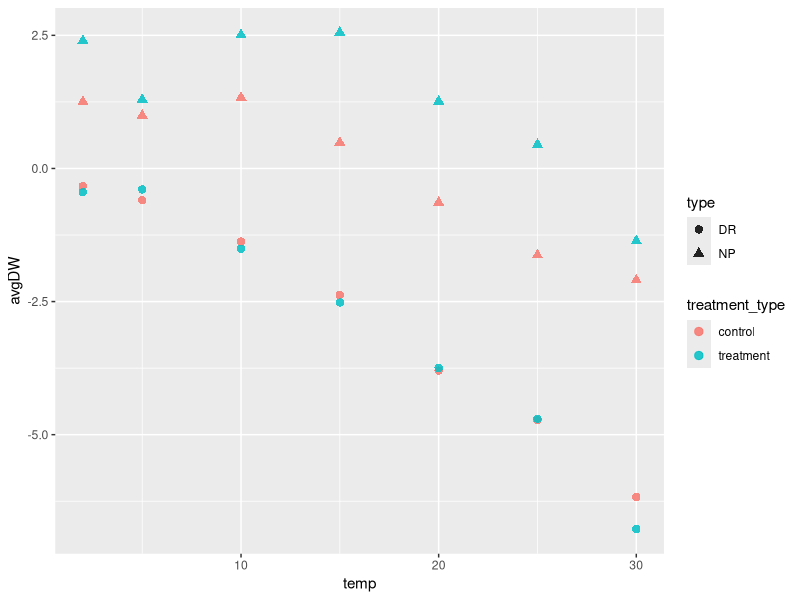
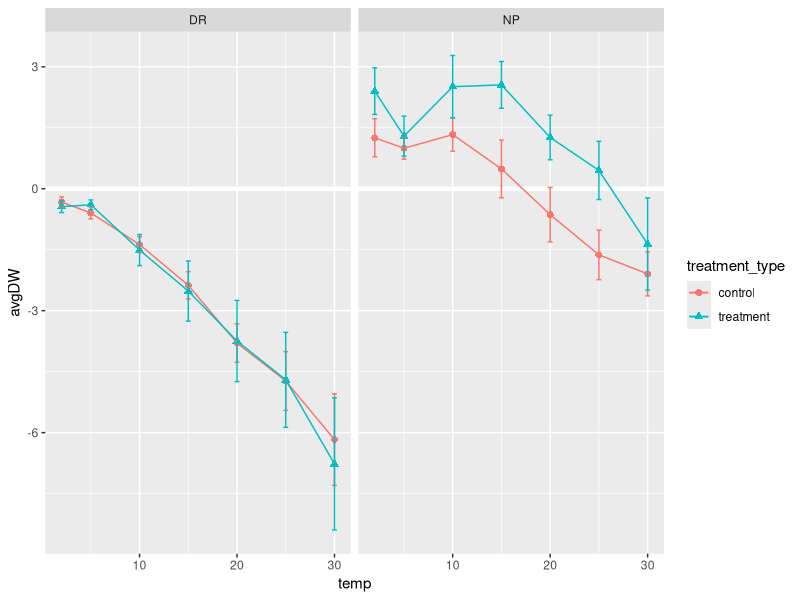
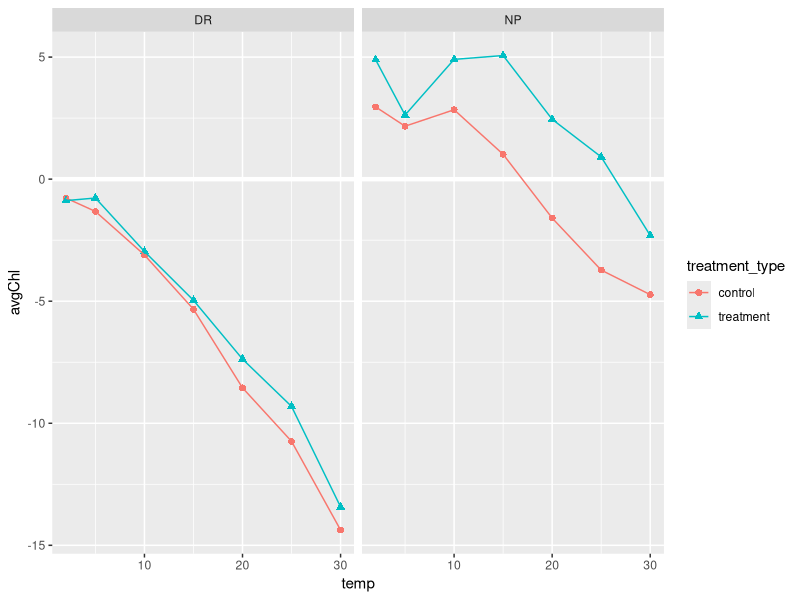
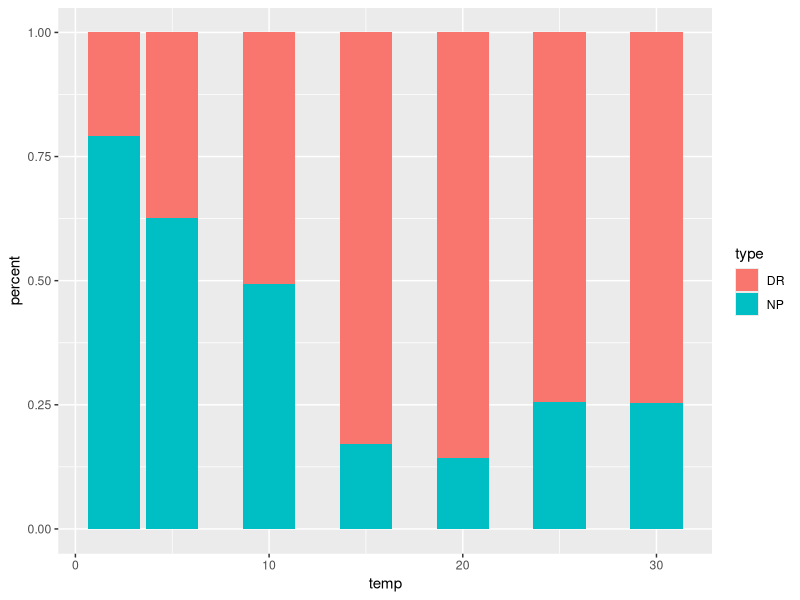
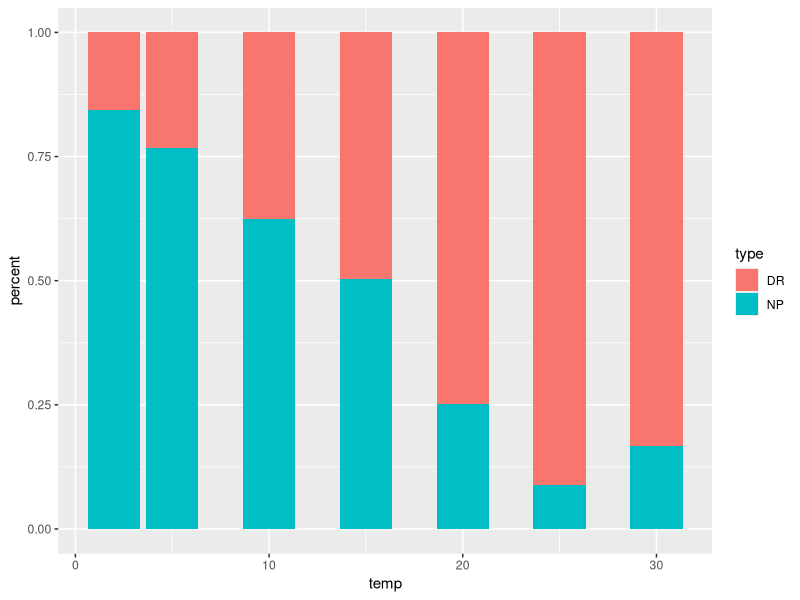
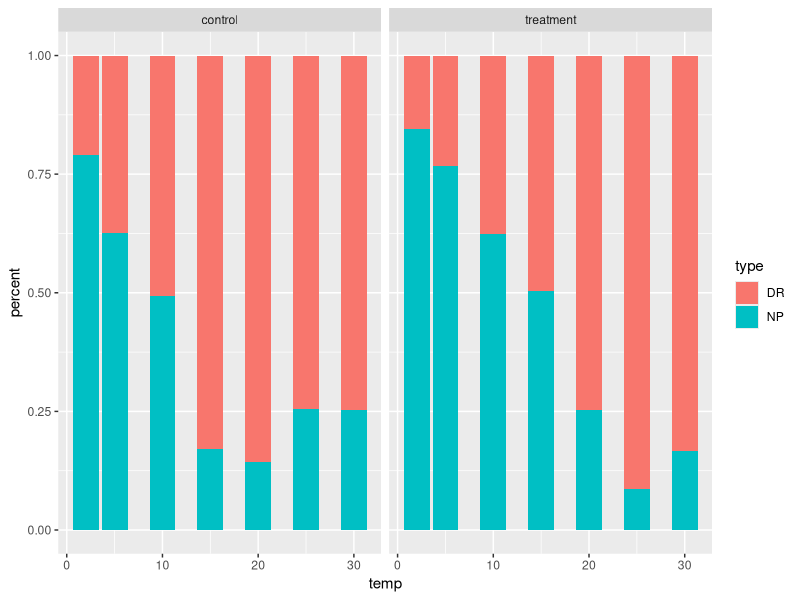
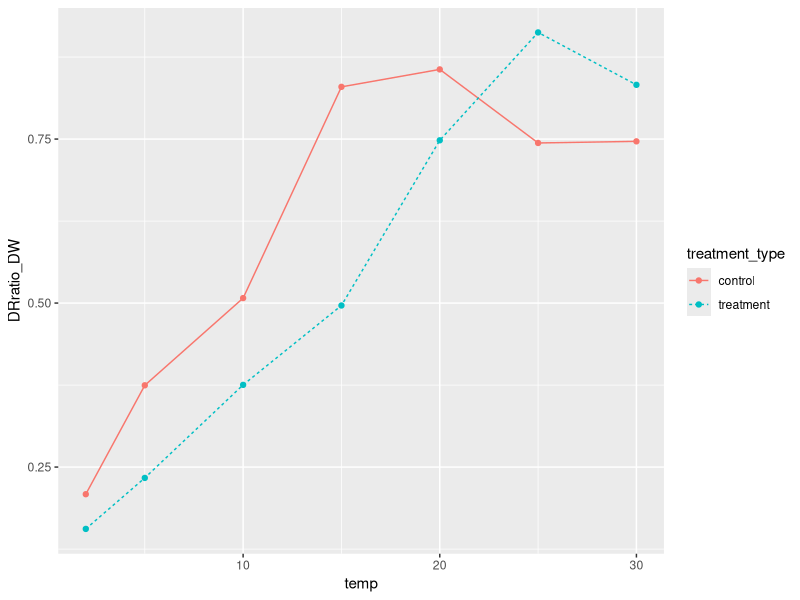
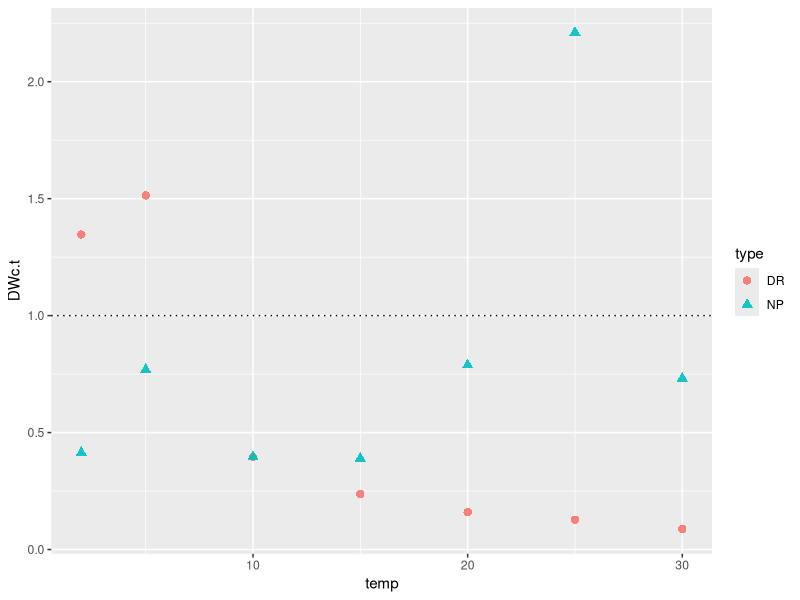

Here is the R script that generated these plots, in order:
# Plots for dissertation 
# Emma Gemal, s1758915@sms.ed.ac.uk
# University of Edinburgh 

## Library ----
library(tidyverse)

## Temperature Response Curves ----
avgdata <- read.csv("Data/np_dr_averages.csv", header = TRUE)
str(avgdata)

avgdata <- avgdata %>% 
              mutate(treatment_type = as.factor(treatment_type),
                     type = as.factor(type))
str(avgdata)

# temperature curve plots
(all_plot <- ggplot(avgdata, aes(x = temp, y = avgDW)) +
                geom_point(aes(color = treatment_type, shape = type), 
                           size = 2.5, alpha = 0.85))

(facet_plot <- ggplot(avgdata, aes(x = temp, y = avgDW)) +
                  geom_hline(yintercept = 0, color = "white", size = 1.5) +  # optional to keep              
                  geom_point(aes(shape = treatment_type, color = treatment_type),
                             size = 2) +
                  geom_line(aes(color = treatment_type)) +
                  facet_wrap(~type, nrow = 1) +
                  geom_errorbar(aes(ymin = avgDW-se_DW, ymax = avgDW+se_DW,
                                    color = treatment_type),
                                width = 0.5))  # USE THIS ONE I THINK! 
# respiration has acclimated to remain exactly the same as the control!! 

# using chlorophyll data instead
(facet_plot_chl <- ggplot(avgdata, aes(x = temp, y = avgChl)) +
                      geom_hline(yintercept = 0, color = "white", size = 1.5) +  # optional to keep              
                      geom_point(aes(shape = treatment_type, color = treatment_type),
                                 size = 2) +
                      geom_line(aes(color = treatment_type)) +
                      facet_wrap(~type, nrow = 1))
# basically the same relationship, which is good! Slightly different values of course 
# use to show that the relationship is the same, and explain that DW is used throughout
  # in order to allow scaling and comparison with other vegetation types 


## Carbon Gain Efficiency ----
cgain <- read.csv("Data/c_gain_efficiency.csv")  

# separating the control and treatment data 
control_dw <- cgain[cgain$treatment_type == "control", ]
treatment_dw <- cgain[cgain$treatment_type == "treatment", ]

# putting dark respiration and net photosynthesis values into a long column 
control_perc_long <- control_dw %>% 
                        gather(type, percent, 5:6) %>% 
                        mutate(type = case_when(type == "DRperc_DW" ~ "DR",
                                                type == "NPperc_DW" ~ "NP"))
control_ratio_long <- control_dw %>% 
                        gather(type, ratio, 3:4) %>% 
                        mutate(type = case_when(type == "DRratio_DW" ~ "DR",
                                                type == "NPratio_DW" ~ "NP"))
control_long_combo <- full_join(control_perc_long, control_ratio_long) %>% 
                        dplyr::select(c("temp", "GP_DW", "treatment_type",
                                        "type", "percent", "ratio"))
                      
treatment_perc_long <- treatment_dw %>% 
                          gather(type, percent, 5:6) %>% 
                          mutate(type = case_when(type == "DRperc_DW" ~ "DR",
                                                  type == "NPperc_DW" ~ "NP"))
treatment_ratio_long <- treatment_dw %>% 
                          gather(type, ratio, 3:4) %>% 
                          mutate(type = case_when(type == "DRratio_DW" ~ "DR",
                                                  type == "NPratio_DW" ~ "NP"))
treatment_long_combo <- full_join(treatment_perc_long, treatment_ratio_long) %>% 
                          dplyr::select(c("temp", "GP_DW", "treatment_type",
                                          "type", "percent", "ratio"))

# combining treatments for plotting
cgain_combo <- full_join(treatment_long_combo, control_long_combo)
write.csv(cgain_combo, "Data/c_gain_long.csv", row.names = FALSE) 

# making stacked plots 
(stacked_DWc <- ggplot(control_long_combo, aes(x = temp, y = percent, fill = type)) +
                    geom_bar(position = "fill", stat = "identity"))
# greatest proportion as DR/ smallest as NP at 20 degrees (similar to proportion at 15 though)

(stacked_DWt <- ggplot(treatment_long_combo, aes(x = temp, y = percent, fill = type)) +
                      geom_bar(position = "fill", stat = "identity"))
# greatest proportion as DR/smallest as NP at 25

(stacked_both <- ggplot(cgain_combo, aes(x = temp, y = percent, fill = type)) +
                    geom_bar(position = "fill", stat = "identity") +
                    facet_wrap(~treatment_type, nrow = 1))  # USE THIS I THINK!

# change in ratio between respiration and (gross) photosynthesis 
(dr_gp_plot <- ggplot(cgain, aes(x = temp, y = DRratio_DW)) +
                  geom_point(aes(color = treatment_type)) +
                  geom_line(aes(color = treatment_type, linetype = treatment_type)))
# treatment appears to have acclimated, has lower ratios = has smaller R 
 # or larger GP at higher temperatures 

## could potentially use a beta distribution for a glm model, as it uses values BETWEEN 0 and 1


## Acclimation Ratios ----
ratios <- read.csv("Data/acclim_ratios.csv")

(ratio_plot <- ggplot(ratios, aes(x = temp, y = DWc.t)) +
                  geom_point(aes(color = type, shape = type), size = 2.5, alpha = 0.9) +
                  geom_hline(yintercept = 1, linetype = "dotted"))

# DR = 10-30 degrees the dark respiration ratios are nearly identical/ very similar
  # could imply Q10 is the same for those temperatures, so >5 degrees 
# closer to 1 would imply acclimation to the same rates as the control at optimal temp
  # >1 would imply increased rates compared to the control 
  # closer to 0 would imply less acclimation 
# DR 2 and 5 degrees > 1, so higher respiration rates
# NP 25 > 1, so higher net photosynthesis rates (>2x) and thus increased productivity 


## Light Response Curves ----
light <- read.csv("Data/light_responses.csv")
str(light)
summary(light)  # max control = 2.881, max treatment = 14.420 

0.9*2.881  # 90% max control = 2.593
0.9*14.420  # 90% max treatment = 12.978

light <- light %>% 
            pivot_longer(cols = 2:3,
                         names_to = "treatment_type",
                         names_prefix = "avgCO2_",
                         values_to = "avgCO2")

light_control <- light %>% 
                  filter(treatment_type == "control")
light_treatment <- light %>% 
                      filter(treatment_type == "treatment")

# plotting the light response curves
(light_plots <- ggplot(light, aes(x = Lcuv, y = avgCO2)) +
                  geom_point() +
                  geom_line() +
                  facet_wrap(~treatment_type))

## OR do (probably best not to include the lines tbh... shows inaccuracy in estimates)
(light_plots_c <- ggplot(light_control, aes(x = Lcuv, y = avgCO2)) +
                    geom_vline(xintercept = 780, size = 20, alpha = 0.3) +                
                    geom_point() +
                    geom_line()) 
(light_plots_t <- ggplot(light_treatment, aes(x = Lcuv, y = avgCO2)) +
                    geom_vline(xintercept = 400, size = 20, alpha = 0.3) +                
                    geom_point() +
                    geom_line()) 
  